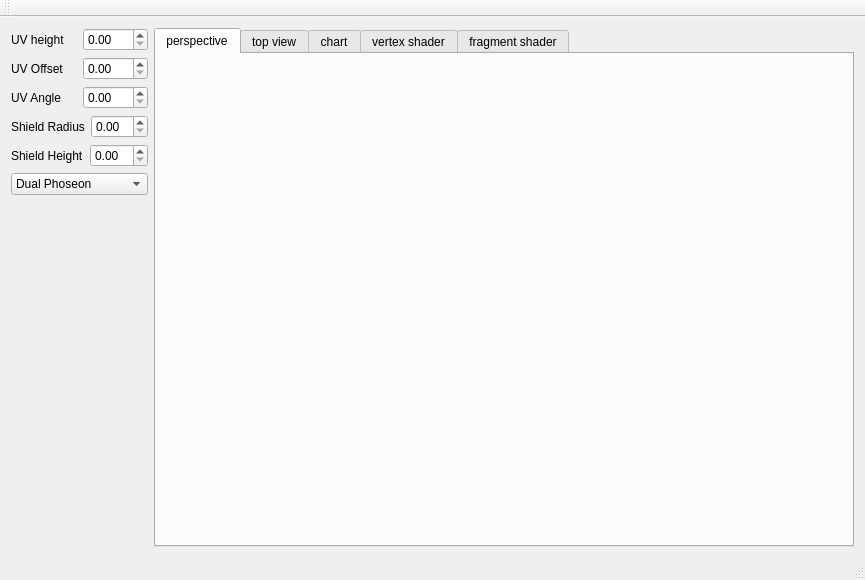
<?xml version="1.0" encoding="UTF-8"?>
<ui version="4.0">
 <class>MainWindow</class>
 <widget class="QMainWindow" name="MainWindow">
  <property name="geometry">
   <rect>
    <x>0</x>
    <y>0</y>
    <width>865</width>
    <height>580</height>
   </rect>
  </property>
  <property name="windowTitle">
   <string>MainWindow</string>
  </property>
  <widget class="QWidget" name="centralWidget">
   <layout class="QHBoxLayout" name="horizontalLayout_6">
    <item>
     <layout class="QVBoxLayout" name="verticalLayout">
      <item>
       <layout class="QHBoxLayout" name="horizontalLayout">
        <item>
         <widget class="QLabel" name="label">
          <property name="text">
           <string>UV height</string>
          </property>
         </widget>
        </item>
        <item>
         <widget class="QDoubleSpinBox" name="uvHeightSpinBox"/>
        </item>
       </layout>
      </item>
      <item>
       <layout class="QHBoxLayout" name="horizontalLayout_2">
        <item>
         <widget class="QLabel" name="label_2">
          <property name="text">
           <string>UV Offset</string>
          </property>
         </widget>
        </item>
        <item>
         <widget class="QDoubleSpinBox" name="uvOffsetSpinBox"/>
        </item>
       </layout>
      </item>
      <item>
       <layout class="QHBoxLayout" name="horizontalLayout_3">
        <item>
         <widget class="QLabel" name="label_3">
          <property name="text">
           <string>UV Angle</string>
          </property>
         </widget>
        </item>
        <item>
         <widget class="QDoubleSpinBox" name="uvAngleSpinBox"/>
        </item>
       </layout>
      </item>
      <item>
       <layout class="QHBoxLayout" name="horizontalLayout_4">
        <item>
         <widget class="QLabel" name="label_4">
          <property name="text">
           <string>Shield Radius</string>
          </property>
         </widget>
        </item>
        <item>
         <widget class="QDoubleSpinBox" name="shieldRadiuspinBox"/>
        </item>
       </layout>
      </item>
      <item>
       <layout class="QHBoxLayout" name="horizontalLayout_5">
        <item>
         <widget class="QLabel" name="label_5">
          <property name="text">
           <string>Shield Height</string>
          </property>
         </widget>
        </item>
        <item>
         <widget class="QDoubleSpinBox" name="shieldHeightSpinBox"/>
        </item>
       </layout>
      </item>
      <item>
       <widget class="QComboBox" name="uvTypeComboBox">
        <item>
         <property name="text">
          <string>Dual Phoseon</string>
         </property>
        </item>
        <item>
         <property name="text">
          <string>Tripple Phoseon</string>
         </property>
        </item>
       </widget>
      </item>
      <item>
       <spacer name="verticalSpacer">
        <property name="orientation">
         <enum>Qt::Vertical</enum>
        </property>
        <property name="sizeHint" stdset="0">
         <size>
          <width>20</width>
          <height>40</height>
         </size>
        </property>
       </spacer>
      </item>
     </layout>
    </item>
    <item>
     <widget class="QTabWidget" name="tabWidget">
      <property name="currentIndex">
       <number>0</number>
      </property>
      <property name="tabBarAutoHide">
       <bool>false</bool>
      </property>
      <widget class="QWidget" name="tab_1">
       <attribute name="title">
        <string>perspective</string>
       </attribute>
       <layout class="QVBoxLayout" name="verticalLayout_2"/>
      </widget>
      <widget class="QWidget" name="tab_2">
       <attribute name="title">
        <string>top view</string>
       </attribute>
       <layout class="QVBoxLayout" name="verticalLayout_4"/>
      </widget>
      <widget class="QWidget" name="tab_3">
       <attribute name="title">
        <string>chart</string>
       </attribute>
       <layout class="QVBoxLayout" name="verticalLayout_5">
        <item>
         <layout class="QHBoxLayout" name="horizontalLayout_8">
          <item>
           <widget class="QPushButton" name="exportChartButton">
            <property name="enabled">
             <bool>false</bool>
            </property>
            <property name="text">
             <string>export</string>
            </property>
           </widget>
          </item>
          <item>
           <spacer name="horizontalSpacer_2">
            <property name="orientation">
             <enum>Qt::Horizontal</enum>
            </property>
            <property name="sizeHint" stdset="0">
             <size>
              <width>40</width>
              <height>20</height>
             </size>
            </property>
           </spacer>
          </item>
         </layout>
        </item>
        <item>
         <widget class="QWidget" name="chartWidgetStub" native="true">
          <property name="sizePolicy">
           <sizepolicy hsizetype="Preferred" vsizetype="Preferred">
            <horstretch>0</horstretch>
            <verstretch>1</verstretch>
           </sizepolicy>
          </property>
         </widget>
        </item>
       </layout>
      </widget>
      <widget class="QWidget" name="tab_4">
       <attribute name="title">
        <string>vertex shader</string>
       </attribute>
      </widget>
      <widget class="QWidget" name="tab_5">
       <attribute name="title">
        <string>fragment shader</string>
       </attribute>
       <layout class="QVBoxLayout" name="verticalLayout_3">
        <item>
         <widget class="QTextEdit" name="fragmentTextEdit"/>
        </item>
        <item>
         <layout class="QHBoxLayout" name="horizontalLayout_7">
          <item>
           <widget class="QPushButton" name="fragmentCompileButton">
            <property name="text">
             <string>compile</string>
            </property>
           </widget>
          </item>
          <item>
           <spacer name="horizontalSpacer">
            <property name="orientation">
             <enum>Qt::Horizontal</enum>
            </property>
            <property name="sizeHint" stdset="0">
             <size>
              <width>37</width>
              <height>17</height>
             </size>
            </property>
           </spacer>
          </item>
         </layout>
        </item>
       </layout>
      </widget>
     </widget>
    </item>
   </layout>
  </widget>
  <widget class="QMenuBar" name="menuBar">
   <property name="geometry">
    <rect>
     <x>0</x>
     <y>0</y>
     <width>865</width>
     <height>21</height>
    </rect>
   </property>
  </widget>
  <widget class="QToolBar" name="mainToolBar">
   <attribute name="toolBarArea">
    <enum>TopToolBarArea</enum>
   </attribute>
   <attribute name="toolBarBreak">
    <bool>false</bool>
   </attribute>
  </widget>
  <widget class="QStatusBar" name="statusBar"/>
 </widget>
 <layoutdefault spacing="6" margin="11"/>
 <resources/>
 <connections/>
</ui>
